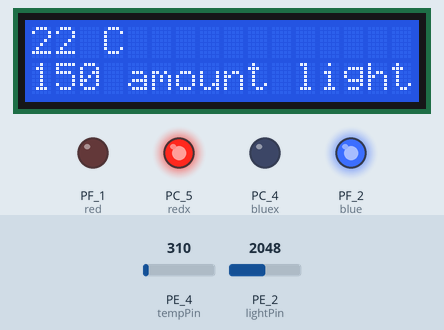
Simulated run of this sketch. Board: TI Tiva C LaunchPad. On the bench: 16×2 character LCD, output pins drawn as LEDs (lit = HIGH). The inputs (shaded band) are chosen by the test bench; at power-on: PE_4 (tempPin) = 310, PE_2 (lightPin) = 2048. What the sketch prints to the serial monitor is not drawn.

Above: at 1.2 s.
1.3 s: PE_4 (tempPin) set to 379
At 3.2 s:
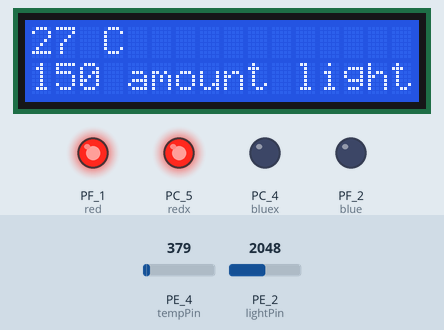
3.5 s: PE_2 (lightPin) set to 378
At 5.2 s:
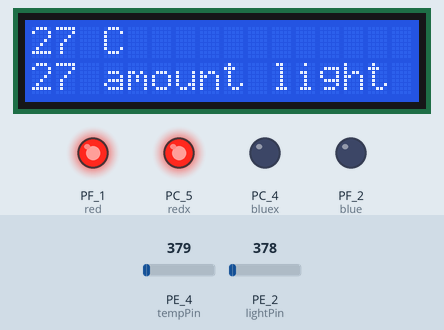
5.5 s: PE_2 (lightPin) set to 317
At 7.2 s:
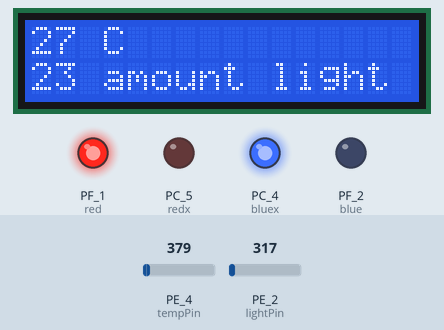
7.6 s: PE_4 (tempPin) set to 186
At 9.1 s:
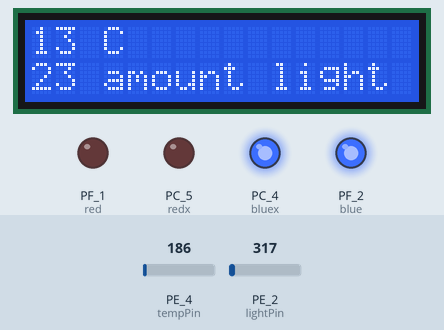
9.6 s: PE_4 (tempPin) set to 93
At 11.0 s:
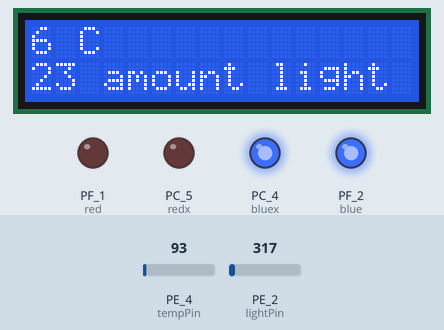
11.6 s: PE_2 (lightPin) set to 491
At 12.9 s:
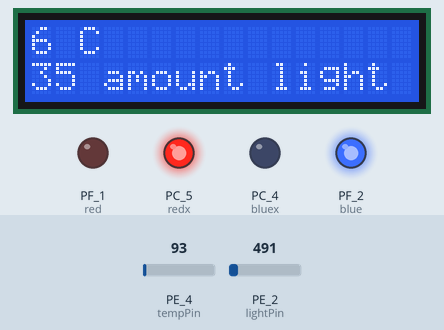
Timing chart, 0 to 14.6 s (numbered marks = the images above; inputs shaded):
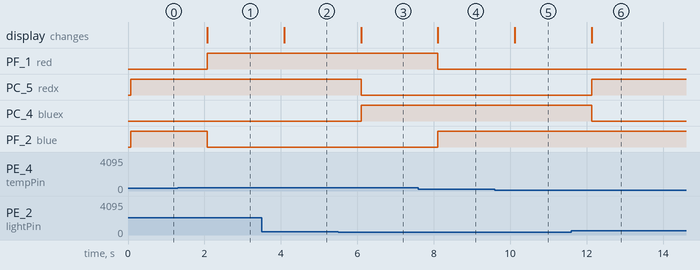

Measured:
- the behaviour switches between 354 and 355 on PE_4 (tempPin) (found by bisection; images 0 and 1)
- the behaviour switches between 342 and 341 on PE_2 (lightPin) (found by bisection; images 2 and 3)
- after the input at 1.3 s, PF_1 (red): LOW → HIGH after 0.78 s; PF_2 (blue): HIGH → LOW after 0.78 s; the display: changes after 0.78 s (image 1)
- after the input at 3.5 s, the display: changes after 0.59 s (image 2)
- after the input at 5.5 s, PC_5 (redx): HIGH → LOW after 0.60 s; PC_4 (bluex): LOW → HIGH after 0.60 s; the display: changes after 0.60 s (image 3)
- after the input at 7.6 s, PF_1 (red): HIGH → LOW after 0.51 s; PF_2 (blue): LOW → HIGH after 0.51 s; the display: changes after 0.51 s (image 4)
- after the input at 9.6 s, the display: changes after 0.52 s (image 5)
- after the input at 11.6 s, PC_5 (redx): LOW → HIGH after 0.53 s; PC_4 (bluex): HIGH → LOW after 0.53 s; the display: changes after 0.53 s (image 6)

The sketch:

tempToMonitor.ino
```cpp
#include <LiquidCrystal.h>

/*TEMPERATURE
lm35 yazılı taraf onde
SOL 5v - SAG gnd - ORTA anolog in PE_4 (5)
*/

/*LDR
1> 3V
2>PE_2 (28)
yada (bi bacak + 5v) (ikinci bacak + pe2 + direncin 1 bacagi) (direncin 1 bacagi + GND)

kırmızı led
  uzun >>>PC_5 (36)
  kisa >>> GND
mavi led
  uzun >>> PC_4 (36)
  kisa >>> GND
*/

/* LCD
1- VSS > GND + potansiyometre sag
2- VDD > 5V + potansiyometre sol
3- V0  > potansiyometre orta
4- RS  > PA_3 (12)
5- RW  > GND
6- E   > PA_2 (11)
7- bos
8- bos
9- bos
10- bos
11- D4 > PE_5 (6)
12- D5 > PB_1 (4)
13- D6 > PB_0 (3)
14- D7 > PB_5 (2)
15- Led + > 5V
16- Led - > GND
*/

// The digital number ADCvalue is a representation of the voltage on PE4
// voltage  ADCvalue
// 0.00V     0
// 0.75V    1024
// 1.50V    2048
// 2.25V    3072
// 3.00V    4095
// 3.75V    5119
// 4.50V    6143
// 5.00V    6825,666666667
// 5.25V    7167
//carpim celcius ((5.0*1000/6825.666666667)/10) = 0,0732529179
//carpim light ((3.0*1000/4095)/10) = 0,073260073

//TEMPERATURE
const int tempPin = 5;
int analogTemp;
int tempC;
float adcValT;
float adcValL;
const int red =  RED_LED;
const int blue =  BLUE_LED;

//LDR
const int lightPin = 28;
int analogLight;
int light;
const int redx =  PC_5;      // the number of the LED pin
const int bluex =  PC_4;


//LCD
LiquidCrystal lcd(12, 11, 6, 4, 3, 2);


void setup()
{
   // set up the LCD's number of columns and rows:
  lcd.begin(16, 2);
  // Print a message to the LCD.
  lcd.print("hello");

  pinMode(red, OUTPUT);
  pinMode(blue, OUTPUT);
  pinMode(redx, OUTPUT);
  pinMode(bluex, OUTPUT);
   Serial.begin(9600);
}

void loop()
{
  // put your main code here, to run repeatedly:
  analogTemp = analogRead(tempPin);
   analogLight = analogRead(lightPin);

//adcValT = 6825,666666667;
//tempC = ((5.0*1000/adcValT)/10)*tempC = *0.0732529179
//adcValL = 4095;
//light = ((3.0*1000/adcValL)/10) = 0.073260073;

tempC = analogTemp*0.0732529179;
light = analogLight*0.073260073;

 lcd.clear();

  Serial.print(tempC);
  Serial.println(" C");
  Serial.print(analogTemp);
  Serial.println(" Analog temp");

  lcd.print(tempC);
  lcd.print(" C ");

  lcd.setCursor(0,1);

  Serial.print(light);
  Serial.println(" amount of light");
  Serial.print(analogLight);
  Serial.println(" Analog Light");
  lcd.print(light);
  lcd.print(" amount light");

  if(tempC>25){
      digitalWrite(red,HIGH);
      digitalWrite(blue,LOW);
  }
    else{
      digitalWrite(blue,HIGH);
      digitalWrite(red,LOW);
  }

   if(light<25){
     analogWrite(bluex,255);
     digitalWrite(redx,0);
  }
   else{
      digitalWrite(bluex,0);
      digitalWrite(redx,255);
  }

delay(1000);
}
```
